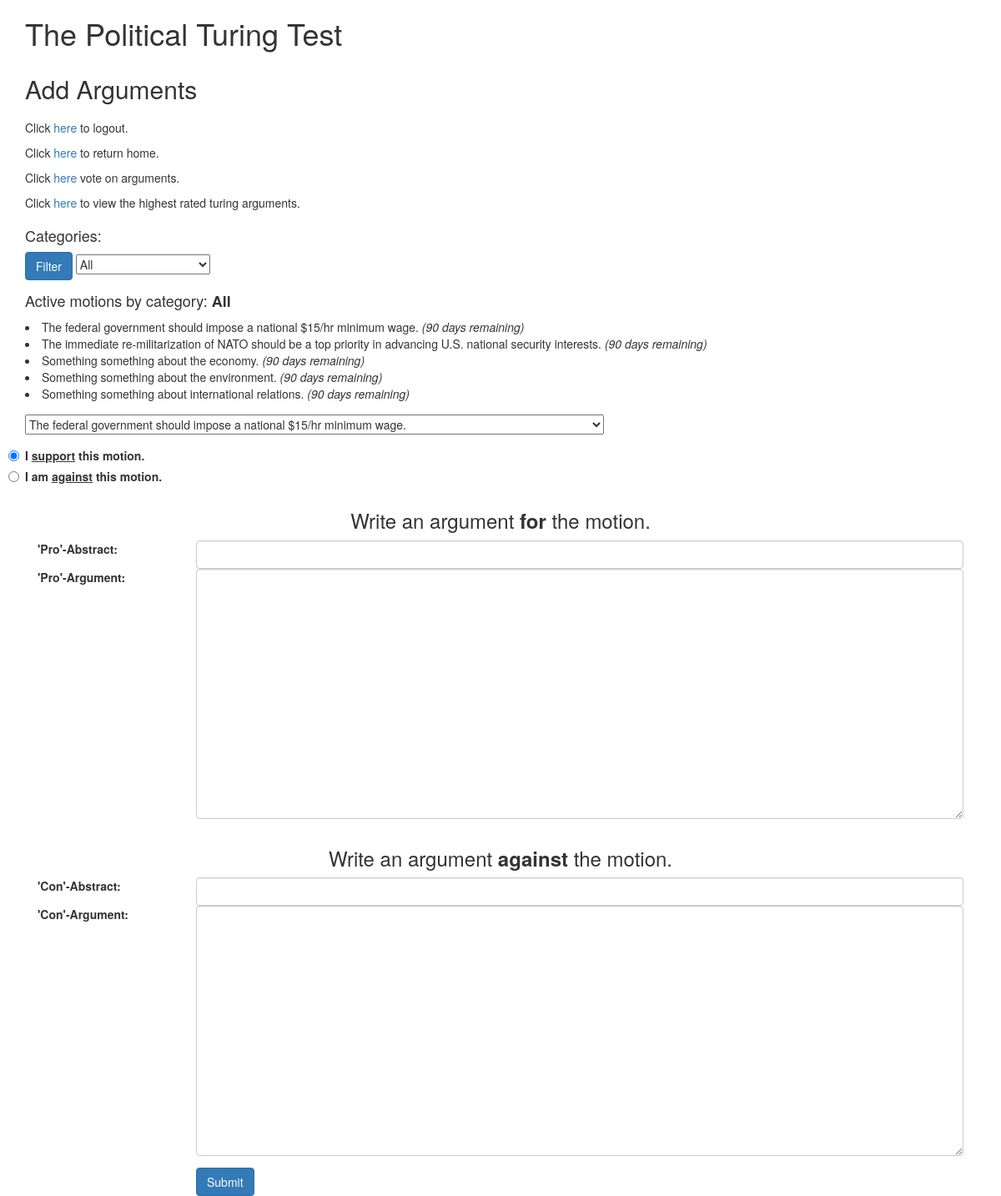
The app's page /arguments (signed in), older data.
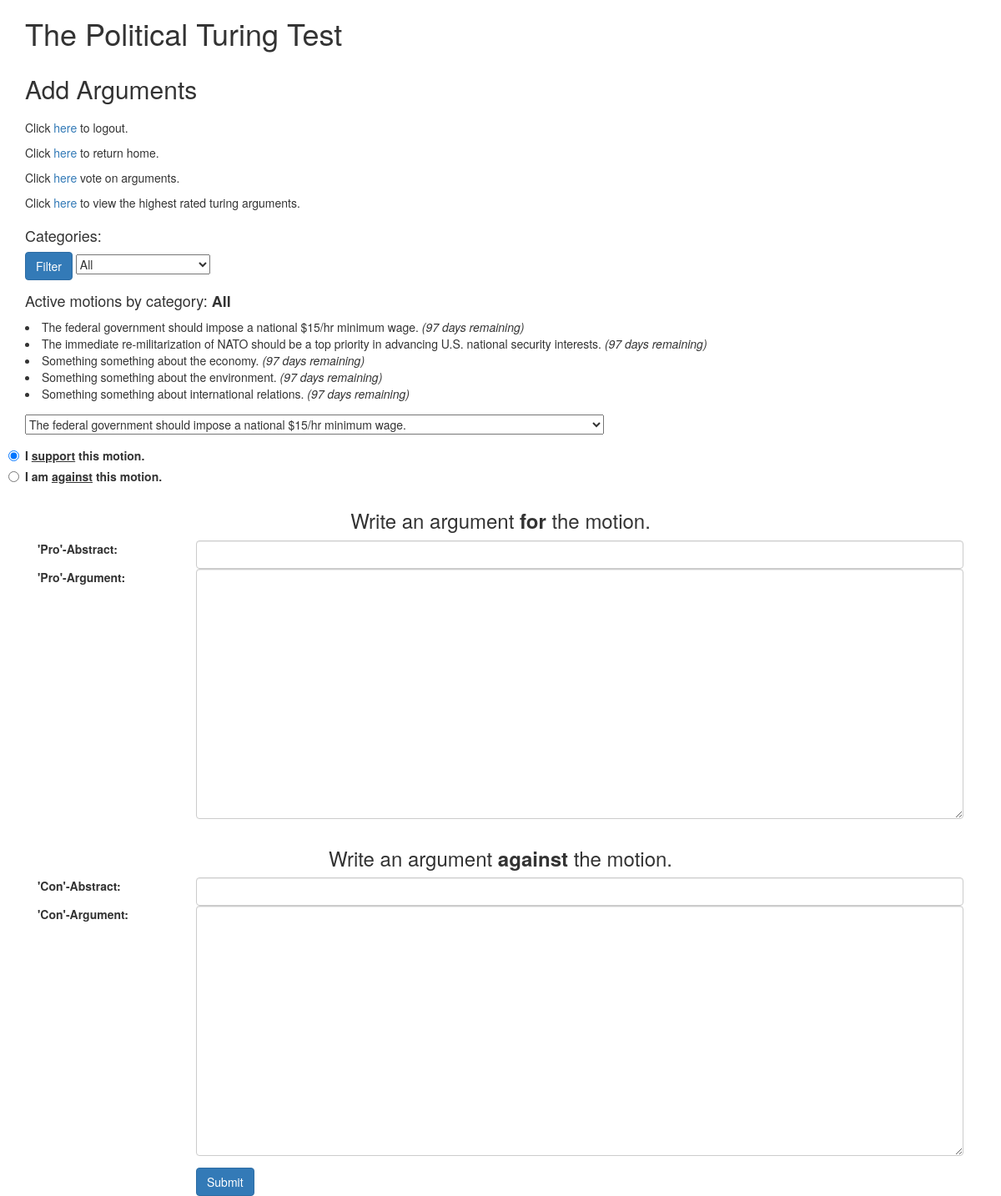
The same page, newer data.
### models.py (models this page shows, shortened)
class Topic(db.Model):
    __tablename__ = "topics"
    id = db.Column(db.Integer, primary_key=True)
    category = db.Column(db.String, nullable=False)
    topic = db.Column(db.String, nullable=False)
    author_id = db.Column(db.Integer, ForeignKey('users.id'))
    created_date = db.Column(db.Date, default=datetime.date.today)
    def days_left(self):
        days_remaining = 100 - (datetime.date.today() - self.created_date).days
        if days_remaining > 1:
            return "{int} days remaining".format(int = days_remaining)
        elif days_remaining == 1:
            return "*1 day remaining*"
        else:
            return "Closed."

### app.py (the view)
@app.route('/arguments', methods=['GET'])
@login_required
def get_arguments():
  category_filter = request.args.get('category_value', 'all')
  categories = db.session.query(Topic.category).distinct()
  if category_filter == 'all':
    motions = Topic.query.distinct(Topic.category).all()
    category_header = "All"
  else:
    motions = Topic.query.filter_by(category = category_filter)
    category_header = category_filter
  topics = db.session.query(func.count(Topic.id))[0][0]
  randnum = random.choice(range(1, topics + 1))
  return render_template('arguments.html', category_header = category_header, categories=categories, motions=motions, randnum=randnum)

### app.py (called while the page is built)
def login_required(f):
    @wraps(f)
    def wrap(*args, **kwargs):
        if 'logged_in' in session:
            return f(*args, **kwargs)
        else:
            flash('You need to login first.')
            return redirect(url_for('login'))
    return wrap

### templates/arguments.html (shortened to what this page needs)
<html>
  <head>
    <link href="static/bootstrap.min.css" rel="stylesheet" media="screen">
  </head>
  <body>
    <div class="container">
      <h1>The Political Turing Test</h1>
    </div>
    <div class="container">
      <h2>Add Arguments</h2>
    </div>
    <div class="container">
    </div>
    <div class="container">
      <p>Click <a href="/logout">here</a> to logout.</p>
      <p>Click <a href="/">here</a> to return home.</p>
      <p>Click <a href="/voting/{{ randnum }}">here</a> vote on arguments.</p>
      <p>Click <a href="/turingarguments/topic/{{ randnum }}/topscoring">here</a> to view the highest rated turing arguments.</p>
    </div>
    <div class="container">
      <form action="" method="get">
        <h4>Categories:</h4>
        <div class="form-group">
          <button class="btn btn-primary" type="submit">Filter</button>
          <select name="category_value">
            <option value="all">All</option>
          </select>
        </div>
      </form>
      <form action="" method="post">
        <div class="form-group">
          <h4>Active motions by category: <strong>{{ category_header }}</strong></h4>
          {% for motion in motions %}
          <li>{{ motion.topic }} <i>({{ motion.days_left() }})</i></li>
          {% endfor %}
        </div>
        <div class="form-group">
          <select name="motion_value">
            {% for motion in motions %}
            <option value="{{ motion.topic }}">{{ motion.topic }}</option>
            {% endfor %}
          </select>
        </div>
        <label class="radio">
          <input type="radio" name="user_stance" id="optionsRadios1" value="pro" checked>
          I <u>support</u> this motion.
        </label>
        <label class="radio">
          <input type="radio" name="user_stance" id="optionsRadios2" value="con">
          I am <u>against</u> this motion.
         </label>
        <div class="form-group argument-box clearfix">
          <h3 class="argument-box-header">Write an argument <strong>for</strong> the motion.</h3>
          <label for="title" class="col-sm-2 control-label">'Pro'-Abstract:</label>
          <div class="col-sm-10">
            <input class="form-control" id="abstract" name="abstract" type="text" value="{{ request.form.abstract }}">
          </div>
          <label for="Content" class="col-sm-2 control-label">'Pro'-Argument:</label>
          <div class="col-sm-10">
            <textarea class="form-control" id="argument" name="argument" style="height: 300px;">{{ request.form.argument }}</textarea>
          </div>
        </div>
        <div class="form-group argument-box clearfix">
          <h3 class="argument-box-header">Write an argument <strong>against</strong> the motion.</h3>
          <label for="title" class="col-sm-2 control-label">'Con'-Abstract:</label>
          <div class="col-sm-10">
            <input class="form-control" id="abstract1" name="abstract1" type="text" value="{{ request.form.abstract1 }}">
          </div>
          <label for="Content" class="col-sm-2 control-label">'Con'-Argument:</label>
          <div class="col-sm-10">
            <textarea class="form-control" id="argument1" name="argument1" style="height: 300px;">{{ request.form.argument1 }}</textarea>
          </div>
        </div>
        <div class="form-group">
          <div class="col-sm-offset-2 col-sm-10">
            <button class="btn btn-primary" type="submit">Submit</button>
          </div>
        </div>
      </form>
  </body>
</html>

### templates/arguments.html (style rules this page uses)
.argument-box { margin-bottom: 1em; }
.argument-box-header { text-align: center; }

Row changes from the older to the newer data that the page shows:
changed Topic "The federal government should impose a national $15/hr minimum wage.": days_left "90 days remaining" → "97 days remaining"
changed Topic (number 2 of 5 on the later page): days_left "90 days remaining" → "97 days remaining"
changed Topic "Something something about the economy.": days_left "90 days remaining" → "97 days remaining"
changed Topic "Something something about the environment.": days_left "90 days remaining" → "97 days remaining"
changed Topic "Something something about international relations.": days_left "90 days remaining" → "97 days remaining"
